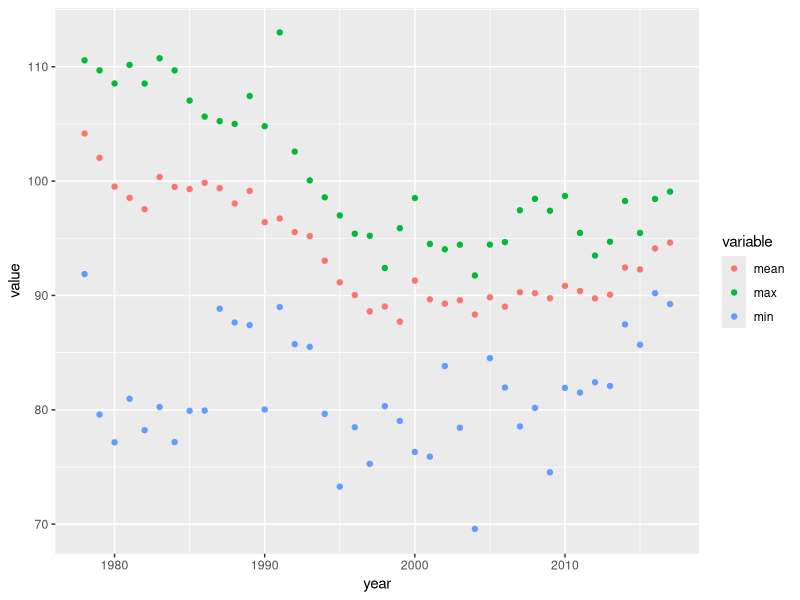
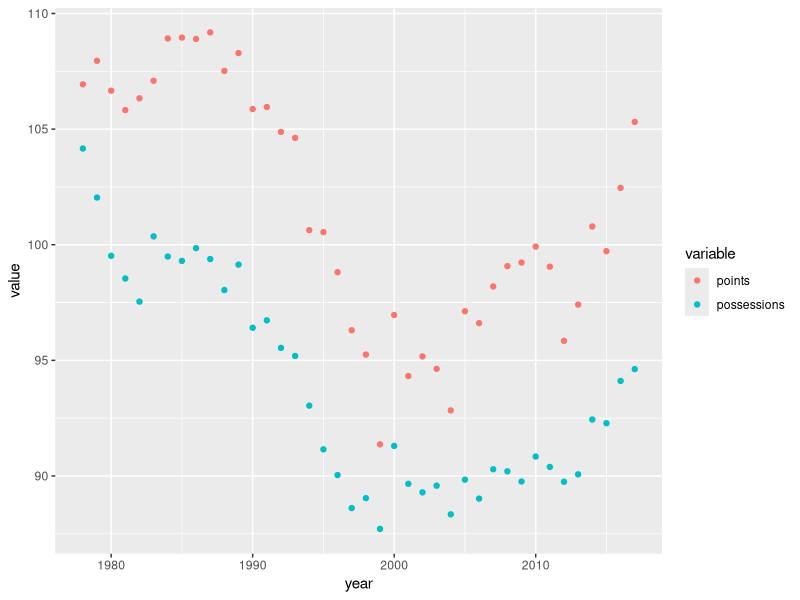

R code for these plots, in order:
#Basic Possession Formula=0.96*[(Field Goal Attempts)+(Turnovers)+0.44*(Free Throw Attempts)-(Offensive Rebounds)]

library(dplyr)
library(ggplot2)
library(reshape2)

dt = read.csv("../Data/team_sums_norm.csv")

f = dt %>%
  filter(Year >= 1978) %>%
  select(c("Year", "Tm", "FGA", "TOV", "FTA", "ORB", "PTS"))
f$possession = 0.96 * (f$FGA + f$TOV + 0.44*f$FTA - f$ORB)

f_year = f %>%
  group_by(Year) %>%
  summarise(FGA = sum(FGA),
            TOV = sum(TOV),
            FTA = sum(FTA),
            ORB = sum(ORB),
            PTS = sum(PTS),
            n = n())
f_year$possession = 0.96 * (f_year$FGA + f_year$TOV + 0.44*f_year$FTA - f_year$ORB)
f_year$possession = f_year$possession / f_year$n
f_year$points = f_year$PTS/f_year$n

f_max = f %>%
  group_by(Year) %>%
  summarise(poss = max(possession))

f_min = f %>%
  group_by(Year) %>%
  summarise(poss = min(possession))

new_df = data.frame(mean = f_year$possession,
                    max = f_max$poss,
                    min = f_min$poss,
                    points = f_year$points,
                    year = f_year$Year)

new_df["date"] = as.Date((paste(new_df$year,'01','01', sep = "-")))
new_df$mean = round(new_df$mean, 2)
new_df$max = round(new_df$max, 2)
new_df$min = round(new_df$min, 2)
write.csv(new_df, 'possessions.csv', row.names = F)


df.m = melt(new_df, id.vars ="year", measure.vars = c("mean",
                                                      "max",
                                                      "min"))
ggplot(df.m, aes(year, value, color = variable)) + geom_point()

df.m2 = melt(new_df, id.vars ="year", measure.vars = c("mean",
                                                      "points"))
df.m2$variable = as.character(df.m2$variable)
df.m2[df.m2$variable=='mean', "variable"] = "possessions"
ggplot(df.m2, aes(year, value, color = variable)) + geom_point()
